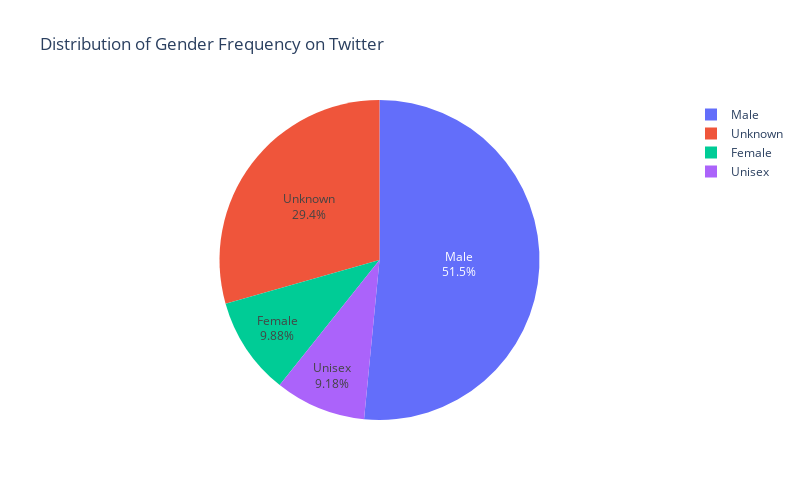

Notebook cell for this chart:
### Code cell
# plt.pie(gender_count, labels=gender_count.index, autopct='%1.1f%%', startangle=90)

fig = px.pie(names=gender_count.index, values=gender_count, title='Distribution of Gender Frequency on Twitter')
fig.update_traces(textinfo='percent+label', pull=[0, 0])  # pull used for adjusting gap between slices
fig.update_layout(width=800, height=500)
fig.show()

### Figure 1 — Plotly figure (JSON) as saved in the notebook; plotly's stock layout.template omitted (floating-point values rounded to 4 significant figures)
{"data": [{"domain": {"x": [0, 1], "y": [0, 1]}, "hovertemplate": "label=%{label}<br>value=%{value}<extra></extra>", "labels": ["Male", "Unknown", "Female", "Unisex"], "legendgroup": "", "name": "", "pull": [0, 0], "showlegend": true, "textinfo": "percent+label", "type": "pie", "values": [52603, 30003, 10087, 9369]}], "layout": {"height": 500, "legend": {"tracegroupgap": 0}, "title": {"text": "Distribution of Gender Frequency on Twitter"}, "width": 800}}
